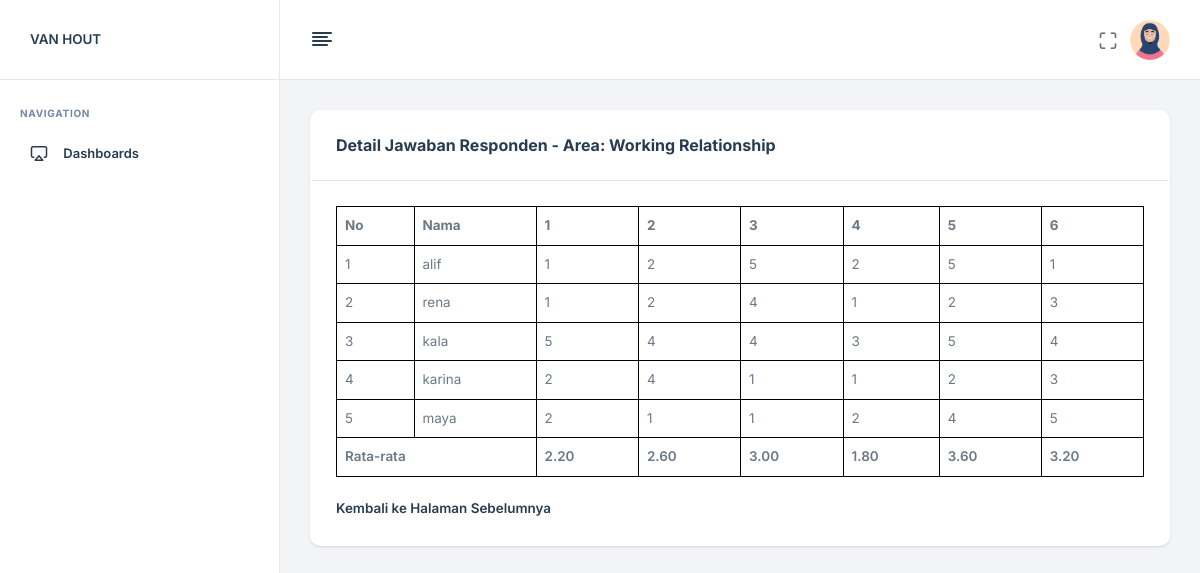
The app's page /views/detail_hasil.php?area_id=2 with its own data.
### tables this page shows
CREATE TABLE `area` (
  `id_area` int(11) NOT NULL,
  `nama_area` varchar(255) NOT NULL
);

CREATE TABLE `kuesioner` (
  `id_kuesioner` int(11) NOT NULL,
  `area_id` int(11) NOT NULL,
  `pertanyaan` varchar(255) NOT NULL
);

### views/detail_hasil.php (the view, shortened to what this page needs)
<?php
include '../config/database.php';
if (isset($_GET['area_id'])) {
    $area_id = $_GET['area_id'];
    $stmt = $conn->prepare("SELECT * FROM area WHERE id_area = ?");
    $stmt->bind_param("i", $area_id);
    $stmt->execute();
    $result = $stmt->get_result();
    $area = $result->fetch_assoc();
    $stmt = $conn->prepare("SELECT * FROM kuesioner WHERE area_id = ?");
    $stmt->bind_param("i", $area_id);
    $stmt->execute();
    $pertanyaan_result = $stmt->get_result();
    $pertanyaan_data = $pertanyaan_result->fetch_all(MYSQLI_ASSOC);
    $stmt = $conn->prepare("SELECT r.nama, r.email, j.kuesioner_id, j.jawaban
                            FROM jawaban j
                            JOIN respondents r ON j.respondents_id = r.id
                            WHERE j.kuesioner_id IN (SELECT id_kuesioner FROM kuesioner WHERE area_id = ?)");
    $stmt->bind_param("i", $area_id);
    $stmt->execute();
    $jawaban_result = $stmt->get_result();
    $jawaban_data = $jawaban_result->fetch_all(MYSQLI_ASSOC);
    $responden_jawaban = [];
    foreach ($jawaban_data as $jawaban) {
        $responden_jawaban[$jawaban['email']]['nama'] = $jawaban['nama'];
        $responden_jawaban[$jawaban['email']]['jawaban'][$jawaban['kuesioner_id']] = $jawaban['jawaban'];
    }
    $jawaban_mapping = [
        'Sangat Tidak Setuju' => 1,
        'Tidak Setuju' => 2,
        'Netral' => 3,
        'Setuju' => 4,
        'Sangat Setuju' => 5
    ];
      $rata_rata_jawaban = [];
      foreach ($pertanyaan_data as $pertanyaan) {
          $total = 0;
          $count = 0;
          foreach ($responden_jawaban as $data) {
              if (isset($data['jawaban'][$pertanyaan['id_kuesioner']])) {
                  $jawaban_nilai = $jawaban_mapping[$data['jawaban'][$pertanyaan['id_kuesioner']]];
                  $total += $jawaban_nilai;
                  $count++;
              }
          }
          $rata_rata_jawaban[$pertanyaan['id_kuesioner']] = $count > 0 ? $total / $count : 0;
      }
} else {
    echo "ID area tidak ditemukan.";
    exit();
}
?>
<!DOCTYPE html>
<html lang="en">
<head>
    <?php include 'partials/scripts.php'; ?>
</head>
<body>
    <?php include 'partials/navigation_menu.php'; ?>
    <?php include 'partials/header.php'; ?>
    <main class="nxl-container">
        <div class="nxl-content">
            <div class="main-content">
                <div class="row">
                    <div class="col-lg-12">
                        <div class="card stretch stretch-full">
                            <div class="card-header d-flex justify-content-between align-items-center">
                                <h5 class="card-title">Detail Jawaban Responden - Area:
                                    <?php echo htmlspecialchars($area['nama_area']); ?></h5>
                            </div>
                            <div class="card-body">
                                <div>
                                    <table>
                                        <thead>
                                            <tr>
                                                <th>No</th>
                                                <th>Nama</th>
                                                <?php foreach ($pertanyaan_data as $index => $pertanyaan) { ?>
                                                <th><?php echo $index + 1; ?></th>
                                                <?php } ?>
                                            </tr>
                                        </thead>
                                        <tbody>
                                            <?php
                                            $no = 1;
                                            foreach ($responden_jawaban as $email => $data) { ?>
                                            <tr>
                                                <td><?php echo $no++; ?></td>
                                                <td><?php echo htmlspecialchars($data['nama']); ?></td>
                                                <?php foreach ($pertanyaan_data as $pertanyaan) {
                                                    $jawaban_nilai = $jawaban_mapping[$data['jawaban'][$pertanyaan['id_kuesioner']] ?? ''] ?? '';
                                                ?>
                                                <td><?php echo htmlspecialchars($jawaban_nilai); ?></td>
                                                <?php } ?>
                                            </tr>
                                            <?php } ?>
                                            <td colspan="2"><strong>Rata-rata</strong></td>
                                            <?php foreach ($pertanyaan_data as $pertanyaan) { ?>
                                            <td><strong><?php echo number_format($rata_rata_jawaban[$pertanyaan['id_kuesioner']], 2); ?></strong>
                                            </td>
                                            <?php } ?>
                                        </tbody>
                                    </table>
                                    <br>
                                    <a href="javascript:history.go(-1)">Kembali ke Halaman Sebelumnya</a>
                                </div>
                            </div>
                        </div>
                    </div>
                </div>
            </div>
        </div>
    </main>
</body>
</html>

### views/detail_hasil.php (style rules this page uses)
table { width: 100%; border-collapse: collapse; }
table, th, td { border: 1px solid black; }
th, td { padding: 8px; text-align: left; }

### records on screen
area: nama_area "Working Relationship"
kuesioner: id_kuesioner "1", id_kuesioner "5", id_kuesioner "2", id_kuesioner "2.20"
kuesioner: id_kuesioner "2", id_kuesioner "4", id_kuesioner "1", id_kuesioner "2.60"
kuesioner: id_kuesioner "5", id_kuesioner "4", id_kuesioner "1", id_kuesioner "3.00"
kuesioner: id_kuesioner "2", id_kuesioner "1", id_kuesioner "3", id_kuesioner "1.80"
kuesioner: id_kuesioner "5", id_kuesioner "2", id_kuesioner "4", id_kuesioner "3.60"
kuesioner: id_kuesioner "1", id_kuesioner "3", id_kuesioner "4", id_kuesioner "5", id_kuesioner "3.20"

### other values on screen
$data['nama'] "alif"
$data['nama'] "rena"
$data['nama'] "kala"
$data['nama'] "karina"
$data['nama'] "maya"
